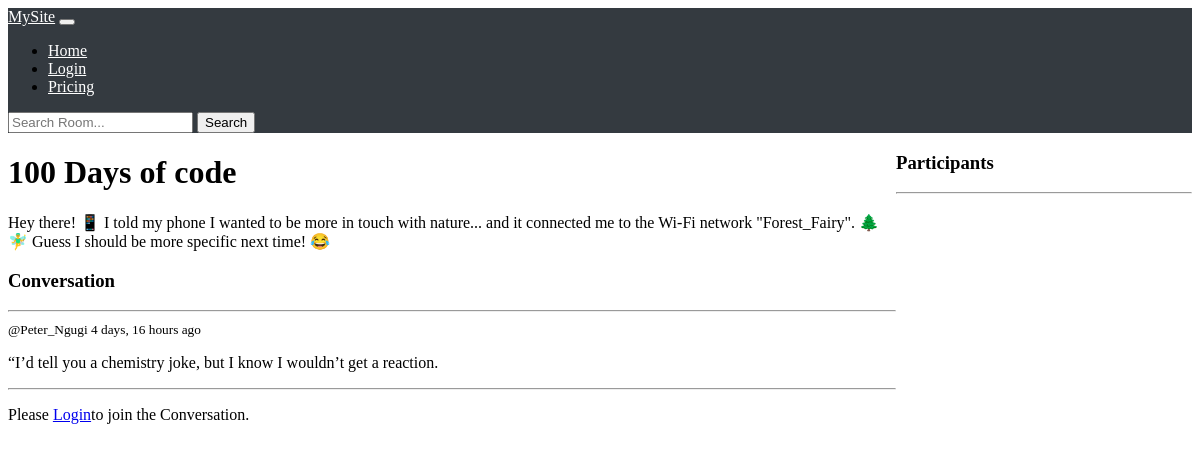
Page /room/2/ on the committed database.
### base/models.py (models this page shows, shortened)
class Room(models.Model):
    host = models.ForeignKey(User, on_delete=models.SET_NULL, null=True)
    topic = models.ForeignKey(Topic, on_delete=models.SET_NULL, null=True)
    name = models.CharField(max_length=150)
    description = models.TextField(null=True, blank=True)
    participants = models.ManyToManyField(User, related_name='participants', blank=True)
    updated = models.DateField(auto_now=True)
    created = models.DateTimeField(auto_now_add=True)
    class Meta:
        ordering = ['-updated', '-created']

class Message(models.Model):
    user = models.ForeignKey(User, on_delete=models.CASCADE)
    room = models.ForeignKey(Room, on_delete=models.CASCADE)
    body = models.TextField()
    updated = models.DateField(auto_now=True)
    created = models.DateTimeField(auto_now_add=True)
    class Meta:
        ordering = ['-updated', '-created']

### base/views.py (the view, shortened to what this page needs)
# urls.py: path('room/<int:pw>/', views.room, name="room"),
def room(request, pw):
    room = Room.objects.get(id=pw)
    participants = room.participants.all()
    room_messages = room.message_set.all()
    context = {'room': room, 'room_messages': room_messages, 'participants':participants}
    return render(request, 'base/room.html', context)

### base/templates/base/room.html (shortened to what this page needs)
{% extends 'main.html'%}
{% block content %}
<div class="room-container">
    <div>
        <h1>{{ room.name }}</h1>
        <p>{{ room.description }}</p>
        <div class="comment-wrapper">
            <h3>Conversation</h3>
            <hr>
            {% for message in room_messages %}
                <div>
                    <small>@{{message.user}} {{message.created|timesince}} ago</small>
                    <p>{{message.body}}</p>
                    <hr>
                </div>
            {% endfor %}
            {% if request.user.is_authenticated %}
            <div class="comment-form">
                <form method="POST" action="">
                    {% csrf_token %}
                    <input type="text" name="body" placeholder="Write your message here..." required>
                    <button type="submit">Send</button>
                </form>
            </div>
            {% else %}
            <p>Please <a href="{% url 'login' %}">Login</a>to join the Conversation.</p>
            {% endif %}
        </div>
    </div>
    <div>
        <h3>Participants</h3>
        <hr>
    </div>
</div>
{% endblock content%}

### static/css_styles/main.css (style rules this page uses)
body { background-color: #fff; }

### base/templates/base/room.html (style rules this page uses)
.room-container { display: grid; grid-template-columns: 3fr 1fr; }

### rows in the picture
Room: name "100 Days of code", description "Hey there! 📱 I told my phone I wanted to be more in touch with nature... and it connected me to the Wi-Fi network \"Forest_Fairy\". 🌲🧚‍♂️ Guess I should be more specific next time! 😂"
Message: user "Peter_Ngugi", created "4 days, 16 hours", body "“I’d tell you a chemistry joke, but I know I wouldn’t get a reaction."
